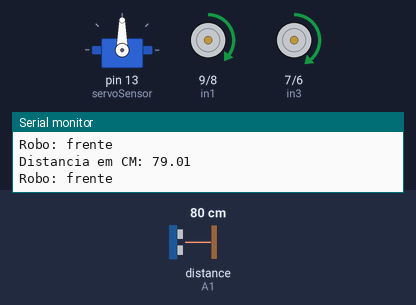
Bench run of a sketch on a simulated Arduino Uno, built with avr-gcc and run on an emulated ATmega328P. On the bench: servo, motor-driver pin pairs drawn as motors (green arrow = first pin HIGH = forward, orange = second pin HIGH = backward, longer = more drive, scaled by the enable pin), the last lines printed to the serial monitor. Wiring (inferred from the names in the program): ultrasonic range finder: trigger A0; echo A1. Inputs (shaded band) come from the test bench; at power-on: distance to the obstacle (sensor on A1) 80 cm. The echo pulse lasts 58.3 µs per cm.

Above: at 1.2 s.
1.3 s: distance to the obstacle (sensor on A1) set to 45 cm
4.3 s: distance to the obstacle (sensor on A1) set to 38 cm
At 5.4 s:
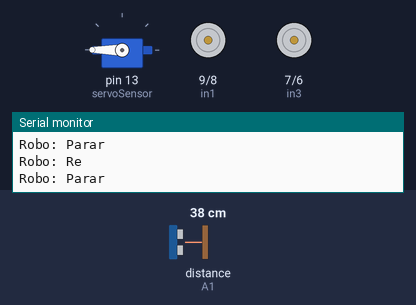
7.3 s: distance to the obstacle (sensor on A1) set to 120 cm
At 9.0 s:
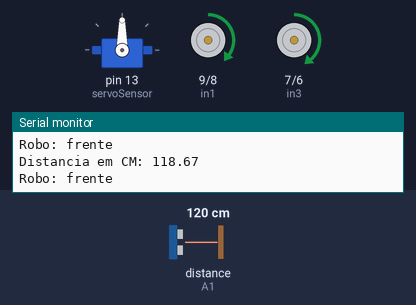
9.3 s: distance to the obstacle (sensor on A1) set to 2 cm
At 12.1 s:
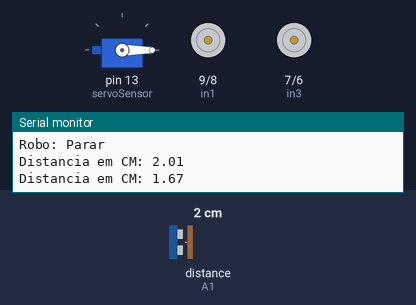
Timing chart, 0 to 13.3 s (numbered marks = the images above; inputs shaded):
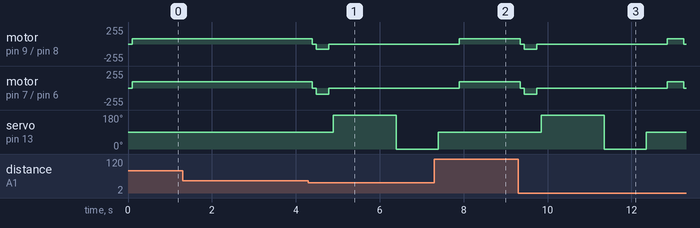

The sketch:

robozinho.ino
```cpp
/*
  ------------------------------------------Robô Autônomo SR 2------------------------------------------------
*/

#include <Servo.h>                                            //declaracao da biblioteca servo, essa biblioteca controla o servo motor do robo

//DEFININDO OS PINOS
#define trigPin A0                                           //Pino TRIG do sensor no pino analogico A0
#define echoPin A1                                           //Pino ECHO do sensor no pino analogico A1


//-----PONTE RH-----
//MOTOR 1
#define enA 11                                            //pino enA na porta digital 10, controla a velocidade do robo
#define in1 9                                            //pino in1 na porta digital 9
#define in2 8                                             //pino in2 na porta digital 8
//MOTOR 2
#define enB 5                                            //pino enB na porta digital 5, controla a velocidade do robo
#define in3 7                                            //pino in3 na porta digital 7
#define in4 6                                            //pino in4 na porta digital 6

Servo servoSensor;                                            //Crie um objeto Servo para controlar o Servo

//funcao para procurar obstaculo a todo o tempo
int Procurar(void){

  float duracao = 0.0;                                            //variavel para guardar a duracao do retorno do som
  float CM = 0.0;                                            //variavel para guardar a distancia calculada na duracao
  digitalWrite(trigPin, LOW);                                            //nao envia som
  delayMicroseconds(10);
  digitalWrite(trigPin,HIGH);                                            //envai som
  delayMicroseconds(10);
  digitalWrite(trigPin,LOW);                                            //nao envia som e espera o retoro do som enviado
  duracao = pulseIn(echoPin,HIGH);                                            //captura a duracao em tempo do retorno do som
  CM =(duracao / 58.8);                                            //calcula a distancia em centimetros
  Serial.print("Distancia em CM: ");
  Serial.println(CM);
  return CM;

}

int DistanciaDireita, DistanciaEsquerda;
float Distancia = 0.00;                                            //guardar a distancia

//velocidade do motor(robo) tem q ir testando ate ele andar reto, de 0 a 254
int velocidadeMotor1 = 80;
int velocidadeMotor2 = 95;

//funcao que eh executado na inicializacao do arduino
void setup(){

  Serial.begin(9600);                                            //inicializa a comunicacao serial parao mostrar os dados (pimmode enviar informcao para acionar os motores)

  //define o servo na porta 13
  servoSensor.attach(13);

  //defiir todos os pinos de controle do motor como saida
  pinMode(enA, OUTPUT);
  pinMode(enB, OUTPUT);
  pinMode(in1, OUTPUT);
  pinMode(in2, OUTPUT);
  pinMode(in3, OUTPUT);
  pinMode(in4, OUTPUT);

  //configuracao do sensor ultrasonico
  pinMode(trigPin, OUTPUT);                                            //define o pino TRIG como saida
  pinMode(echoPin, INPUT);                                            //define o pino ECHO como entrada

}

//funcao para calcular qual a distancia eh melhor para o robor ir
void compareDistance(){

  if(DistanciaDireita > DistanciaEsquerda){                                            //se a direita esta menos obstruida
    VireDireita();                                            //o robo vai virar a direita
  }

  else if(DistanciaEsquerda > DistanciaDireita){                                            //se esquerda estiver menos obstruida
    VireEsquerda();                                            //o robo vira par a esquerda
  }

  else{
    Retorne();                                            //faz 180 graus e vai para outro lado
  }
}

//funao para fazer o robo parar
void Parar(){

  Serial.println("Robo: Parar");
  //configurar a ponte h
  digitalWrite(in1, LOW);
  digitalWrite(in2, LOW);
  digitalWrite(in3, LOW);
  digitalWrite(in4, LOW);
  delay(100);                                            //aguardar um tempo

}

//funcao para o robor seguir em frente
void Frente(){

  Serial.println("Robo: frente");
  digitalWrite(in1, HIGH);
  digitalWrite(in2, LOW);
  digitalWrite(in3, HIGH);
  digitalWrite(in4, LOW);
  analogWrite(enA, velocidadeMotor1);                                            //defina a velocidade do motor 1
  analogWrite(enB, velocidadeMotor2);

}

//funcao que faz o robo andar para tras emite som quando ele da re
void ParaTras(){

  Serial.println("Robo: Re");
  digitalWrite(in1, LOW);
  digitalWrite(in2, HIGH);
  digitalWrite(in3, LOW);
  digitalWrite(in4, HIGH);
  delay(300);
  analogWrite(enA, velocidadeMotor1);
  analogWrite(enB, velocidadeMotor2);

}

//funcao que faz o robo virar a direita
void VireDireita(){

  Serial.println("Robo: Direita");
  digitalWrite(in1, LOW);
  digitalWrite(in2, HIGH);
  digitalWrite(in3, HIGH);
  digitalWrite(in4, LOW);
  delay(300);
  analogWrite(enA, velocidadeMotor1);
  analogWrite(enB, velocidadeMotor2);

}

//funcao que vira a esquerda
void VireEsquerda(){

  Serial.println("Robo: Esquerda");
  digitalWrite(in1, HIGH);
  digitalWrite(in2, LOW);
  digitalWrite(in3, HIGH);
  digitalWrite(in4, LOW);
  delay(300);
  analogWrite(enA, velocidadeMotor1);
  analogWrite(enB, velocidadeMotor2);

}

//funcao para o robo virar para o outro lado, 180
void Retorne(){

  Serial.println("Robo: Girar");
  digitalWrite(in1, HIGH);
  digitalWrite(in2, LOW);
  digitalWrite(in3, HIGH);
  digitalWrite(in4, LOW);
  delay(700);
  analogWrite(enA, velocidadeMotor1);
  analogWrite(enB, velocidadeMotor2);

}


//funcao para pegar as distancias de cada direcao
void direcao(){

  Parar();                                            //o robo para
  ParaTras();                                            //o robo vai para frente
  Parar();                                            //o robo para
  servoSensor.write(180);                                            // gira o servo em 180 graus
  delay(1000);
  DistanciaEsquerda = Procurar();                                            //defina a distancia dad esuerda
  delay(500);
  servoSensor.write(0);                                            //gira o servo em 0 graus
  delay(500);
  DistanciaDireita = Procurar();                                            //defina a distancia da direita
  delay(500);
  servoSensor.write(90);                                            //gira o servo em 90 graus
  delay(500);
  compareDistance();                                            //encontre a distancia masi longa

}

//seria a main
void loop(){

  servoSensor.write(90);                                            //gira o servo motor em 9 graus
  delay(100);                                            //Aguarda 100 milesegundos
  Distancia = Procurar();                                            //medindo a distancia em CM

  if(Distancia < 40){                                            //se o obstaculo for menor q 40
    direcao();                                            //se frente estiver bloqueado, mude de direcao
  }

  else{
    Frente();                                            //continua indo pra frente
  }

}
```

Measured:
- the behaviour switches between 41 and 40 cm on distance to the obstacle (sensor on A1) (found by bisection; images 0 and 1)
- after the input at 4.3 s, motor on pin 9 (in1) / pin 8 (in2): forward 80/255 → stopped after 0.09 s, → backward 80/255 0.10 s later, → stopped 0.30 s later; motor on pin 7 (in3) / pin 6 (in4): forward 95/255 → stopped after 0.09 s, → backward 95/255 0.10 s later, → stopped 0.30 s later
- after the input at 7.3 s, motor on pin 9 (in1) / pin 8 (in2): goes on until 7.9 s, then stays forward 80/255; motor on pin 7 (in3) / pin 6 (in4): goes on until 7.9 s, then stays forward 95/255
